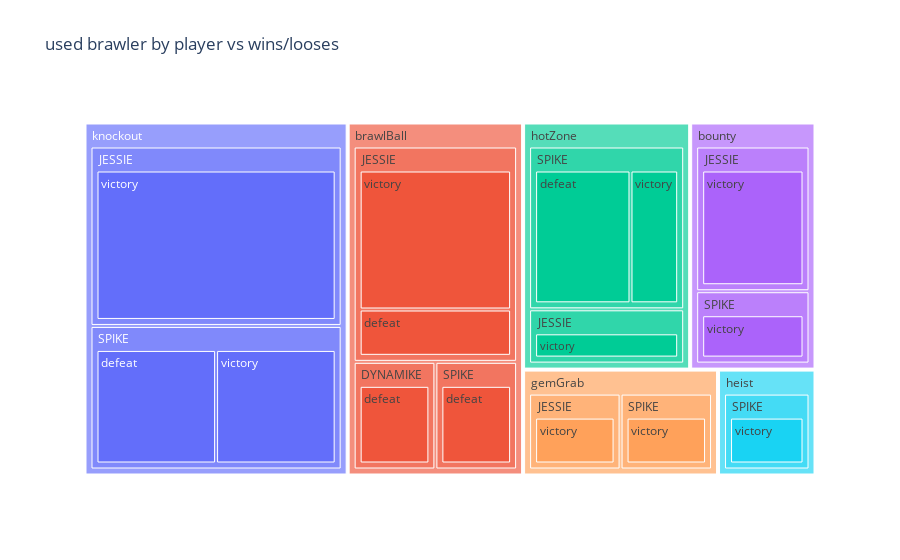

Source (notebook cell):
### Code cell
fig = px.treemap(battles_df, path=[battles_df["mode"],pl_brawlers["brawler.name"],battles_df["result"]],title="used brawler by player vs wins/looses")

fig.show()

### Figure 1 — Plotly figure (JSON) as saved in the notebook; plotly's stock layout.template omitted (floating-point values rounded to 4 significant figures)
{"data": [{"branchvalues": "total", "domain": {"x": [0, 1], "y": [0, 1]}, "hovertemplate": "labels=%{label}<br>count=%{value}<br>parent=%{parent}<br>id=%{id}<extra></extra>", "ids": ["brawlBall/DYNAMIKE/defeat", "brawlBall/JESSIE/defeat", "brawlBall/SPIKE/defeat", "hotZone/SPIKE/defeat", "knockout/SPIKE/defeat", "bounty/JESSIE/victory", "brawlBall/JESSIE/victory", "gemGrab/JESSIE/victory", "hotZone/JESSIE/victory", "knockout/JESSIE/victory", "bounty/SPIKE/victory", "gemGrab/SPIKE/victory", "heist/SPIKE/victory", "hotZone/SPIKE/victory", "knockout/SPIKE/victory", "brawlBall/DYNAMIKE", "bounty/JESSIE", "brawlBall/JESSIE", "gemGrab/JESSIE", "hotZone/JESSIE", "knockout/JESSIE", "bounty/SPIKE", "brawlBall/SPIKE", "gemGrab/SPIKE", "heist/SPIKE", "hotZone/SPIKE", "knockout/SPIKE", "bounty", "brawlBall", "gemGrab", "heist", "hotZone", "knockout"], "labels": ["defeat", "defeat", "defeat", "defeat", "defeat", "victory", "victory", "victory", "victory", "victory", "victory", "victory", "victory", "victory", "victory", "DYNAMIKE", "JESSIE", "JESSIE", "JESSIE", "JESSIE", "JESSIE", "SPIKE", "SPIKE", "SPIKE", "SPIKE", "SPIKE", "SPIKE", "bounty", "brawlBall", "gemGrab", "heist", "hotZone", "knockout"], "name": "", "parents": ["brawlBall/DYNAMIKE", "brawlBall/JESSIE", "brawlBall/SPIKE", "hotZone/SPIKE", "knockout/SPIKE", "bounty/JESSIE", "brawlBall/JESSIE", "gemGrab/JESSIE", "hotZone/JESSIE", "knockout/JESSIE", "bounty/SPIKE", "gemGrab/SPIKE", "heist/SPIKE", "hotZone/SPIKE", "knockout/SPIKE", "brawlBall", "bounty", "brawlBall", "gemGrab", "hotZone", "knockout", "bounty", "brawlBall", "gemGrab", "heist", "hotZone", "knockout", "", "", "", "", "", ""], "type": "treemap", "values": [1, 1, 1, 2, 2, 2, 3, 1, 1, 5, 1, 1, 1, 1, 2, 1, 2, 4, 1, 1, 5, 1, 1, 1, 1, 3, 4, 3, 6, 2, 1, 4, 9]}], "layout": {"legend": {"tracegroupgap": 0}, "title": {"text": "used brawler by player vs wins/looses"}}}
